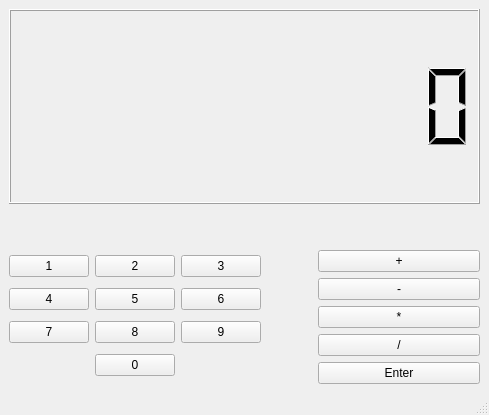
<?xml version="1.0" encoding="UTF-8"?>
<ui version="4.0">
 <class>MainWindow</class>
 <widget class="QMainWindow" name="MainWindow">
  <property name="enabled">
   <bool>true</bool>
  </property>
  <property name="geometry">
   <rect>
    <x>0</x>
    <y>0</y>
    <width>489</width>
    <height>415</height>
   </rect>
  </property>
  <property name="windowTitle">
   <string>MainWindow</string>
  </property>
  <widget class="QWidget" name="centralwidget">
   <layout class="QVBoxLayout" name="verticalLayout_2">
    <item>
     <widget class="QLCDNumber" name="lcdNumber">
      <property name="digitCount">
       <number>10</number>
      </property>
     </widget>
    </item>
    <item>
     <spacer name="verticalSpacer">
      <property name="orientation">
       <enum>Qt::Vertical</enum>
      </property>
      <property name="sizeType">
       <enum>QSizePolicy::Minimum</enum>
      </property>
      <property name="sizeHint" stdset="0">
       <size>
        <width>20</width>
        <height>40</height>
       </size>
      </property>
     </spacer>
    </item>
    <item>
     <layout class="QHBoxLayout" name="horizontalLayout">
      <item>
       <layout class="QGridLayout" name="gridLayout">
        <item row="0" column="0">
         <widget class="QPushButton" name="pushButton_digit_1">
          <property name="text">
           <string>1</string>
          </property>
         </widget>
        </item>
        <item row="2" column="1">
         <widget class="QPushButton" name="pushButton_digit_8">
          <property name="text">
           <string>8</string>
          </property>
         </widget>
        </item>
        <item row="1" column="0">
         <widget class="QPushButton" name="pushButton_digit_4">
          <property name="text">
           <string>4</string>
          </property>
         </widget>
        </item>
        <item row="1" column="1">
         <widget class="QPushButton" name="pushButton_digit_5">
          <property name="text">
           <string>5</string>
          </property>
         </widget>
        </item>
        <item row="0" column="1">
         <widget class="QPushButton" name="pushButton_digit_2">
          <property name="text">
           <string>2</string>
          </property>
         </widget>
        </item>
        <item row="2" column="2">
         <widget class="QPushButton" name="pushButton_digit_9">
          <property name="text">
           <string>9</string>
          </property>
         </widget>
        </item>
        <item row="1" column="2">
         <widget class="QPushButton" name="pushButton_digit_6">
          <property name="text">
           <string>6</string>
          </property>
         </widget>
        </item>
        <item row="0" column="2">
         <widget class="QPushButton" name="pushButton_digit_3">
          <property name="text">
           <string>3</string>
          </property>
         </widget>
        </item>
        <item row="2" column="0">
         <widget class="QPushButton" name="pushButton_digit_7">
          <property name="text">
           <string>7</string>
          </property>
         </widget>
        </item>
        <item row="3" column="1">
         <widget class="QPushButton" name="pushButton_digit_0">
          <property name="text">
           <string>0</string>
          </property>
         </widget>
        </item>
       </layout>
      </item>
      <item>
       <spacer name="horizontalSpacer">
        <property name="orientation">
         <enum>Qt::Horizontal</enum>
        </property>
        <property name="sizeType">
         <enum>QSizePolicy::Minimum</enum>
        </property>
        <property name="sizeHint" stdset="0">
         <size>
          <width>51</width>
          <height>20</height>
         </size>
        </property>
       </spacer>
      </item>
      <item>
       <layout class="QVBoxLayout" name="verticalLayout">
        <item>
         <widget class="QPushButton" name="pushButton_op_plus">
          <property name="text">
           <string>+</string>
          </property>
         </widget>
        </item>
        <item>
         <widget class="QPushButton" name="pushButton_op_minus">
          <property name="text">
           <string>-</string>
          </property>
         </widget>
        </item>
        <item>
         <widget class="QPushButton" name="pushButton_op_multiply">
          <property name="text">
           <string>*</string>
          </property>
         </widget>
        </item>
        <item>
         <widget class="QPushButton" name="pushButton_op_divide">
          <property name="text">
           <string>/</string>
          </property>
         </widget>
        </item>
        <item>
         <widget class="QPushButton" name="pushButton_op_enter">
          <property name="text">
           <string>Enter</string>
          </property>
         </widget>
        </item>
       </layout>
      </item>
     </layout>
    </item>
   </layout>
  </widget>
  <widget class="QMenuBar" name="menubar">
   <property name="geometry">
    <rect>
     <x>0</x>
     <y>0</y>
     <width>489</width>
     <height>21</height>
    </rect>
   </property>
  </widget>
  <widget class="QStatusBar" name="statusbar"/>
 </widget>
 <resources/>
 <connections/>
</ui>
